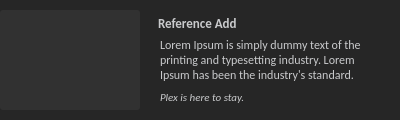
<?xml version="1.0" encoding="UTF-8"?>
<ui version="4.0">
 <class>arNotice</class>
 <widget class="QWidget" name="arNotice">
  <property name="windowModality">
   <enum>Qt::NonModal</enum>
  </property>
  <property name="geometry">
   <rect>
    <x>0</x>
    <y>0</y>
    <width>400</width>
    <height>120</height>
   </rect>
  </property>
  <property name="minimumSize">
   <size>
    <width>400</width>
    <height>120</height>
   </size>
  </property>
  <property name="maximumSize">
   <size>
    <width>166666</width>
    <height>166666</height>
   </size>
  </property>
  <property name="font">
   <font>
    <family>Calibri</family>
    <pointsize>11</pointsize>
    <weight>75</weight>
    <bold>true</bold>
   </font>
  </property>
  <property name="acceptDrops">
   <bool>false</bool>
  </property>
  <property name="windowTitle">
   <string>atNotice</string>
  </property>
  <property name="styleSheet">
   <string notr="true">QWidget{
    color: rgb(201, 202, 204);
	background-color: rgb(38, 38, 38); 
	selection-background-color: rgb(1, 79, 131);
}

QListWidget::item:selected
{
   color: rgb(235, 235, 235);
   background-color: rgb(61, 120, 200);
}

QPushButton { 
	border: 2px;
    border-color: rgb(33, 33, 33);
	border-radius: 3px;
   background-color: rgb(49, 49, 49); 
}

QPushButton:hover {
	border-radius: 3px;
    color: rgb(49, 49, 49); 
	background-color: rgb(200, 184, 86); 
}

QToolTip { 
	border-radius: 5px;
	background-color: rgb(33, 33, 33);
	color: rgb(241, 241, 241);
	border: black solid 1px;
}</string>
  </property>
  <layout class="QVBoxLayout" name="verticalLayout_2">
   <property name="spacing">
    <number>0</number>
   </property>
   <property name="leftMargin">
    <number>0</number>
   </property>
   <property name="topMargin">
    <number>0</number>
   </property>
   <property name="rightMargin">
    <number>10</number>
   </property>
   <property name="bottomMargin">
    <number>0</number>
   </property>
   <item>
    <layout class="QHBoxLayout" name="horizontalLayout">
     <property name="rightMargin">
      <number>0</number>
     </property>
     <item>
      <widget class="QWidget" name="widget" native="true">
       <property name="minimumSize">
        <size>
         <width>140</width>
         <height>80</height>
        </size>
       </property>
       <property name="styleSheet">
        <string notr="true"/>
       </property>
       <layout class="QHBoxLayout" name="horizontalLayout_2">
        <property name="leftMargin">
         <number>0</number>
        </property>
        <property name="topMargin">
         <number>0</number>
        </property>
        <property name="rightMargin">
         <number>0</number>
        </property>
        <property name="bottomMargin">
         <number>0</number>
        </property>
        <item>
         <widget class="QPushButton" name="btnPreviewImg">
          <property name="minimumSize">
           <size>
            <width>140</width>
            <height>80</height>
           </size>
          </property>
          <property name="maximumSize">
           <size>
            <width>100</width>
            <height>100</height>
           </size>
          </property>
          <property name="styleSheet">
           <string notr="true"/>
          </property>
          <property name="text">
           <string/>
          </property>
          <property name="icon">
           <iconset resource="../../img/img.qrc">
            <normaloff>:/label/labels/default.png</normaloff>:/label/labels/default.png</iconset>
          </property>
          <property name="iconSize">
           <size>
            <width>100</width>
            <height>100</height>
           </size>
          </property>
          <property name="autoDefault">
           <bool>false</bool>
          </property>
          <property name="default">
           <bool>false</bool>
          </property>
          <property name="flat">
           <bool>true</bool>
          </property>
         </widget>
        </item>
       </layout>
      </widget>
     </item>
     <item>
      <layout class="QVBoxLayout" name="verticalLayout" stretch="1,0,0">
       <property name="spacing">
        <number>0</number>
       </property>
       <property name="leftMargin">
        <number>16</number>
       </property>
       <property name="topMargin">
        <number>14</number>
       </property>
       <property name="bottomMargin">
        <number>14</number>
       </property>
       <item>
        <widget class="QLineEdit" name="edtTitle">
         <property name="enabled">
          <bool>false</bool>
         </property>
         <property name="maximumSize">
          <size>
           <width>16777215</width>
           <height>20</height>
          </size>
         </property>
         <property name="font">
          <font>
           <family>Calibri</family>
           <pointsize>10</pointsize>
           <weight>75</weight>
           <bold>true</bold>
          </font>
         </property>
         <property name="text">
          <string>Reference Add</string>
         </property>
         <property name="frame">
          <bool>false</bool>
         </property>
         <property name="alignment">
          <set>Qt::AlignBottom|Qt::AlignLeading|Qt::AlignLeft</set>
         </property>
         <property name="readOnly">
          <bool>true</bool>
         </property>
         <property name="placeholderText">
          <string>Title</string>
         </property>
        </widget>
       </item>
       <item>
        <widget class="QPlainTextEdit" name="edtMsg">
         <property name="enabled">
          <bool>false</bool>
         </property>
         <property name="sizePolicy">
          <sizepolicy hsizetype="Preferred" vsizetype="Preferred">
           <horstretch>0</horstretch>
           <verstretch>0</verstretch>
          </sizepolicy>
         </property>
         <property name="maximumSize">
          <size>
           <width>16777215</width>
           <height>16777215</height>
          </size>
         </property>
         <property name="font">
          <font>
           <family>Calibri</family>
           <pointsize>9</pointsize>
          </font>
         </property>
         <property name="frameShape">
          <enum>QFrame::NoFrame</enum>
         </property>
         <property name="verticalScrollBarPolicy">
          <enum>Qt::ScrollBarAlwaysOff</enum>
         </property>
         <property name="horizontalScrollBarPolicy">
          <enum>Qt::ScrollBarAlwaysOff</enum>
         </property>
         <property name="undoRedoEnabled">
          <bool>false</bool>
         </property>
         <property name="readOnly">
          <bool>true</bool>
         </property>
         <property name="plainText">
          <string>Lorem Ipsum is simply dummy text of the printing and typesetting industry. Lorem Ipsum has been the industry's standard.</string>
         </property>
         <property name="tabStopWidth">
          <number>10</number>
         </property>
        </widget>
       </item>
       <item>
        <widget class="QPlainTextEdit" name="edtQuote">
         <property name="enabled">
          <bool>false</bool>
         </property>
         <property name="sizePolicy">
          <sizepolicy hsizetype="Preferred" vsizetype="Preferred">
           <horstretch>0</horstretch>
           <verstretch>0</verstretch>
          </sizepolicy>
         </property>
         <property name="maximumSize">
          <size>
           <width>16777215</width>
           <height>20</height>
          </size>
         </property>
         <property name="font">
          <font>
           <family>Calibri</family>
           <pointsize>8</pointsize>
           <italic>true</italic>
          </font>
         </property>
         <property name="frameShape">
          <enum>QFrame::NoFrame</enum>
         </property>
         <property name="verticalScrollBarPolicy">
          <enum>Qt::ScrollBarAlwaysOff</enum>
         </property>
         <property name="horizontalScrollBarPolicy">
          <enum>Qt::ScrollBarAlwaysOff</enum>
         </property>
         <property name="documentTitle">
          <string/>
         </property>
         <property name="readOnly">
          <bool>true</bool>
         </property>
         <property name="plainText">
          <string>Plex is here to stay.</string>
         </property>
         <property name="tabStopWidth">
          <number>10</number>
         </property>
         <property name="placeholderText">
          <string/>
         </property>
        </widget>
       </item>
      </layout>
     </item>
    </layout>
   </item>
  </layout>
 </widget>
 <resources>
  <include location="../../img/img.qrc"/>
 </resources>
 <connections/>
</ui>
